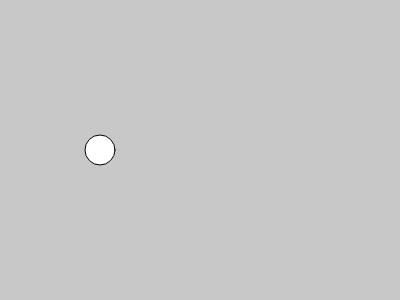
Frame 1 (no input)
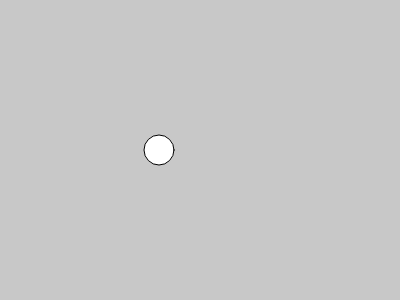
Frame 60 (no input)
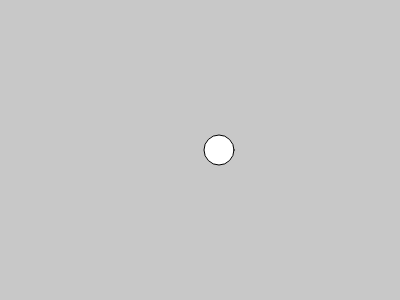
Frame 120 (the mouse pressed at the canvas centre since frame 60)

The p5.js sketch that drew these frames (run headless with seeded random() and noise() and a simulated clock; from frame 60 on, the mouse is pressed at the canvas centre):

// p5.js sketch
// ── sketch.js
// https://editor.p5js.org/jht9629-nyu/sketches/SpWz8WcQj
// circle x


let x = 100;

function setup() {
  createCanvas(400, 300);
}

function draw() {
  background(200);
  circle(x, 150, 30);
  x = x + 1;
}
